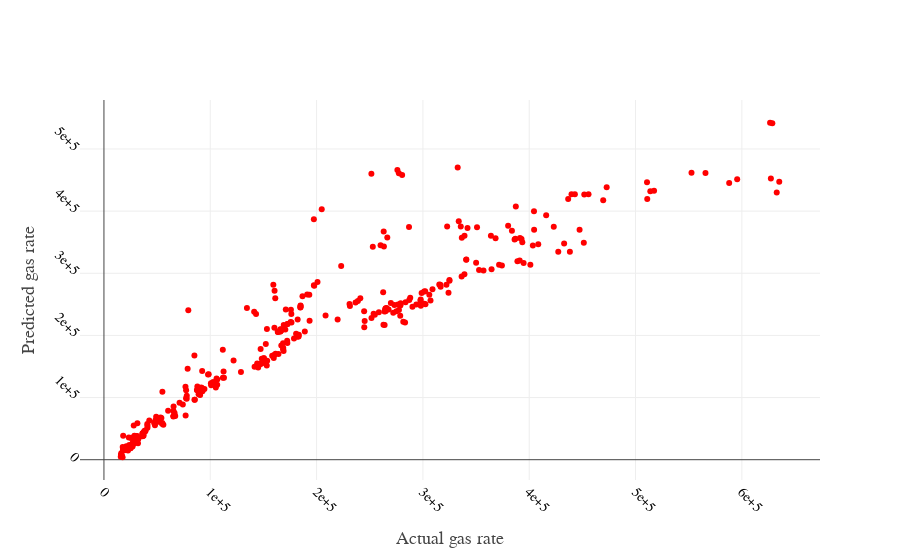

Write notebook code for a chart like this one.
### Code cell
y_pred_mlp = scaler_y.inverse_transform(MLP.predict(x_test).reshape(-1,1))
trace1 = go.Scatter(x = y_act.reshape(-1,),
                    y = y_pred_mlp.reshape(-1,),
                   name = "Actual",
                   mode = 'markers',
                   line=dict(width=10),
                   marker = dict(color = 'rgb(255,0,0)'))
data = [trace1]
layout = go.Layout(
    xaxis=dict(
        title='Actual gas rate ',
        titlefont=dict(
            family='Arial, sans-serif',
            size=18,
            #color='lightgrey'
        ),
        showticklabels=True,
        tickangle=45,
        tickfont=dict(
            family='Old Standard TT, serif',
            size=14,
            color='black'
        ),
        exponentformat='e',
        showexponent='all'
    ),
    yaxis=dict(
        title='Predicted gas rate',
        titlefont=dict(
            family='Arial, sans-serif',
            size=18,
            #color='lightgrey'
        ),
        showticklabels=True,
        tickangle=45,
        tickfont=dict(
            family='Old Standard TT, serif',
            size=14,
            color='black'
        ),
        exponentformat='e',
        showexponent='all'
    )
)
fig = go.Figure(data=data, layout = layout)
py.iplot(fig)

### Figure 1 — Plotly figure (JSON) as saved in the notebook; plotly's stock layout.template omitted (floating-point values rounded to 4 significant figures; data arrays with more than 128 entries replaced by an {"elided": "..."} marker saying what was removed)
{"data": [{"line": {"width": 10}, "marker": {"color": "rgb(255,0,0)"}, "mode": "markers", "name": "Actual", "type": "scatter", "uid": "275257e3-af7d-4473-baaa-8d2f47796514", "x": {"elided": "355 float values"}, "y": {"elided": "355 float values"}}], "layout": {"xaxis": {"exponentformat": "e", "showexponent": "all", "showticklabels": true, "tickangle": 45, "tickfont": {"color": "black", "family": "Old Standard TT, serif", "size": 14}, "title": {"font": {"family": "Arial, sans-serif", "size": 18}, "text": "Actual gas rate "}}, "yaxis": {"exponentformat": "e", "showexponent": "all", "showticklabels": true, "tickangle": 45, "tickfont": {"color": "black", "family": "Old Standard TT, serif", "size": 14}, "title": {"font": {"family": "Arial, sans-serif", "size": 18}, "text": "Predicted gas rate"}}}}
